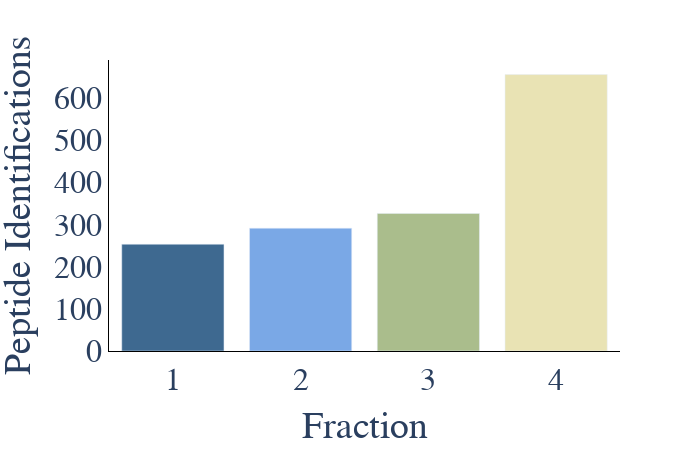

This figure's notebook cell:
### Code cell
#ID plot(protein and peptides)
plot_options={
            "mean label": "TFalse",
            "error bar": "None", #None, stdev, or ci95
            "X Title": "Fraction",
            "Y Title": "Peptide Identifications",
            "color": ["#3E6990", "#7aa8e6","#AABD8C", "#E9E3B4", "#C6878F", "#fac8d3","#F39B6D",  "pink",
                  "orange", "brown", "pink", "gray", "olive", "cyan", "black","red",
                  "yellow","green","blue","indigo","violet"],
            "width": 700,
            "height": 450,
            "font": dict(size=32, family="Arial black"),
            "ID mode": "total",#grouped, total, MS2, grouped_stacked, stacked
            "Group By X": "Condition", #ID_Mode does MS2 vs MBR
            "Group By Color": "Type",#ID_Mode does MS2 vs MBR
            "Group By Stack": "ID_Mode",#ID_Mode does MS2 vs MBR
        }
plot_options["plot_type"] = "1" # 1 is protein, 2 is peptide
figure ,_ ,_ =plotter.Fraction_ID_plots(data_obj, plot_options, saved_settings)
figure.write_image("pepIDs_cumulative_QC.png", scale=10, width = 1000, height=1000)


figure.show()

### Figure 1 — Plotly figure (JSON) as saved in the notebook; plotly's stock layout.template omitted (floating-point values rounded to 4 significant figures)
{"data": [{"alignmentgroup": "True", "hovertemplate": "Number of Fractions=%{x}<br>Cumulative IDs=%{y}<extra></extra>", "legendgroup": "1", "marker": {"color": "#3E6990", "pattern": {"shape": ""}}, "name": "1", "offsetgroup": "1", "orientation": "v", "showlegend": true, "textposition": "auto", "type": "bar", "x": ["1"], "xaxis": "x", "y": [253], "yaxis": "y"}, {"alignmentgroup": "True", "hovertemplate": "Number of Fractions=%{x}<br>Cumulative IDs=%{y}<extra></extra>", "legendgroup": "2", "marker": {"color": "#7aa8e6", "pattern": {"shape": ""}}, "name": "2", "offsetgroup": "2", "orientation": "v", "showlegend": true, "textposition": "auto", "type": "bar", "x": ["2"], "xaxis": "x", "y": [291], "yaxis": "y"}, {"alignmentgroup": "True", "hovertemplate": "Number of Fractions=%{x}<br>Cumulative IDs=%{y}<extra></extra>", "legendgroup": "3", "marker": {"color": "#AABD8C", "pattern": {"shape": ""}}, "name": "3", "offsetgroup": "3", "orientation": "v", "showlegend": true, "textposition": "auto", "type": "bar", "x": ["3"], "xaxis": "x", "y": [326], "yaxis": "y"}, {"alignmentgroup": "True", "hovertemplate": "Number of Fractions=%{x}<br>Cumulative IDs=%{y}<extra></extra>", "legendgroup": "4", "marker": {"color": "#E9E3B4", "pattern": {"shape": ""}}, "name": "4", "offsetgroup": "4", "orientation": "v", "showlegend": true, "textposition": "auto", "type": "bar", "x": ["4"], "xaxis": "x", "y": [655], "yaxis": "y"}], "layout": {"barmode": "relative", "font": {"family": "Arial black", "size": 32}, "height": 450, "legend": {"title": {"text": "Number of Fractions"}, "tracegroupgap": 0}, "margin": {"t": 60}, "paper_bgcolor": "rgba(255, 255, 255, 255)", "plot_bgcolor": "rgba(255, 255, 255, 255)", "showlegend": false, "width": 700, "xaxis": {"anchor": "y", "categoryarray": ["f1", "f2", "f3", "f4"], "categoryorder": "array", "domain": [0, 1], "linecolor": "black", "linewidth": 1, "showline": true, "title": {"text": "Fraction"}}, "yaxis": {"anchor": "x", "domain": [0, 1], "linecolor": "black", "linewidth": 1, "showline": true, "title": {"text": "Peptide Identifications"}}}}
